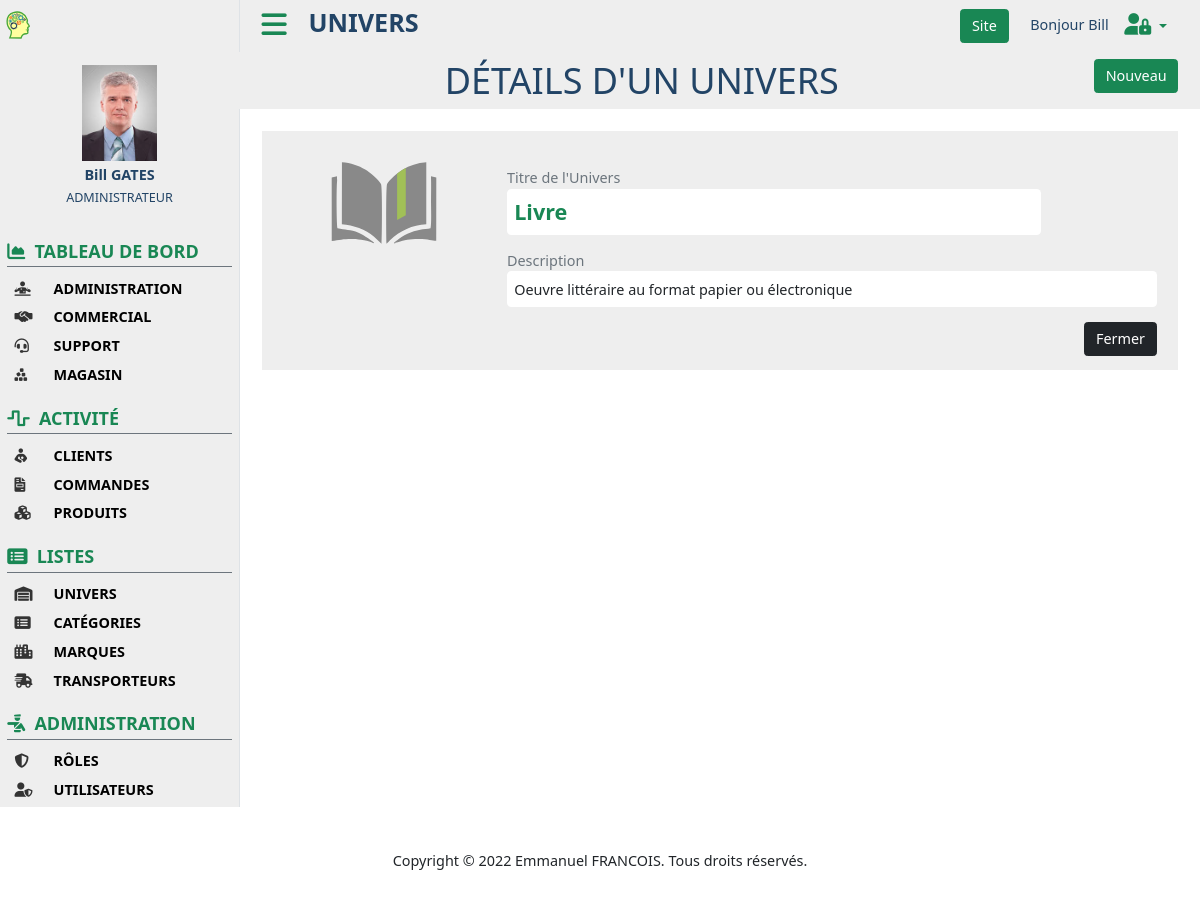
The app's page /classes/controller/admin/universe/show.php?id=1 (signed in) with its own data.
### tables this page shows
CREATE TABLE `universe` (
  `id` int NOT NULL,
  `title` varchar(100) NOT NULL,
  `image` varchar(100) DEFAULT NULL,
  `description` varchar(255) DEFAULT NULL,
  `created_on` datetime NOT NULL DEFAULT CURRENT_TIMESTAMP,
  `modified_on` datetime NOT NULL DEFAULT CURRENT_TIMESTAMP ON UPDATE CURRENT_TIMESTAMP
);

### classes/model/ModelUniverse.php (called while the page is built, shortened)
<?php
class ModelUniverse {
  public static function getUniverse($id) {
    $dbconn = DBUtils::getDBConnection();
    $req = $dbconn->prepare("
      SELECT * FROM universe
      WHERE id = " . $id
    );
    $req->execute();
    return $req->fetch(PDO::FETCH_ASSOC);
  }
}
?>

### classes/view/admin/ViewUniverse.php (the view, shortened to what this page needs)
<?php
class ViewUniverse {
  public static function genUniversesToolbar( $pageTitle, $newBtn ) {
?>
    <div class="row pt-2 px-4 kltr-bg-toolbar-light kltr-text-toolbar-dark">
      <h1 class="col text-uppercase text-center"><?php echo $pageTitle; ?></h1>
      <div class="col-2 text-end">
        <?php if ( $newBtn ) { ?>
          <a href="add.php" class="btn btn-success">Nouveau</a>
        <?php } ?>
      </div>
    </div>
<?php
  }
?>
<?php
  public static function genUniverseSheet( $config, $universe ) {
    $action = htmlspecialchars( $_SERVER["PHP_SELF"] );
    $imagePath  = '../../../../images/' . ($universe['image'] ? $config['imagePath']['universes'] . $universe['image'] : 'image_empty.svg');
    $imageAlt = $universe['title'];
?>
    <div class="container-fluid py-4 px-4">
      <div class="kltr-bg-toolbar-light">
        <form class="col-12 p-4 pb-3" method="POST" action="<?php echo $action;?>" enctype="multipart/form-data">
          <div class="row flex-wrap">
            <div class="col-12 col-sm-3 px-5 text-center form-group">
              <img style="max-width: 90%; max-height: 320px; border-radius: 8px;"
                  src="<?php echo $imagePath; ?>"
                  alt="<?php echo $imageAlt; ?>"
                  class="mb-1 image"
              >
            </div>
            <div class="col form-group">
              <div class="form-group d-sm-flex">
                <div class="col-12 col-sm-10 form-group mt-3 pe-sm-2">
                  <div class="text-secondary">Titre de l'Univers</div>
                  <div class="px-2 py-2 bg-white rounded rounded-3 fw-bold fs-4 text-success"><?php echo $universe['title']; ?></div>
                </div>
              </div>
              <div class="form-group mt-3">
                <div class="text-secondary">Description</div>
                <div class="px-2 py-2 bg-white rounded rounded-3"><?php echo $universe['description']; ?></div>
              </div>
              <div class="col-12 mt-3 d-flex justify-content-end align-items-center">
                <button class="btn btn-dark" type="cancel" name="close">Fermer</button>
              </div>
            </div>
          </div>
        </form>
      </div>
    </div>
<?php
  }
}
?>

### css/admin/admin.css (style rules this page uses)
:root { font-size: 0.9rem; }
html, body { margin: 0; padding: 0; }

### css/common/colors.css (style rules this page uses)
.kltr-bg-toolbar-light { background: #eee !important; }
.kltr-text-toolbar-dark { color: #246 !important; }

### records on screen
universe: image (picture), title "Livre", description "Oeuvre littéraire au format papier ou électronique"

### other values on screen
$userName "Bill GATES"
$userRole "ADMINISTRATEUR"
$item['label'] "TABLEAU DE BORD"
$item['label'] "ADMINISTRATION"
$item['label'] "COMMERCIAL"
$item['label'] "SUPPORT"
$item['label'] "MAGASIN"
$item['label'] "ACTIVITÉ"
$item['label'] "CLIENTS"
$item['label'] "COMMANDES"
$item['label'] "PRODUITS"
$item['label'] "LISTES"
$item['label'] "UNIVERS"
$item['label'] "CATÉGORIES"
$item['label'] "MARQUES"
